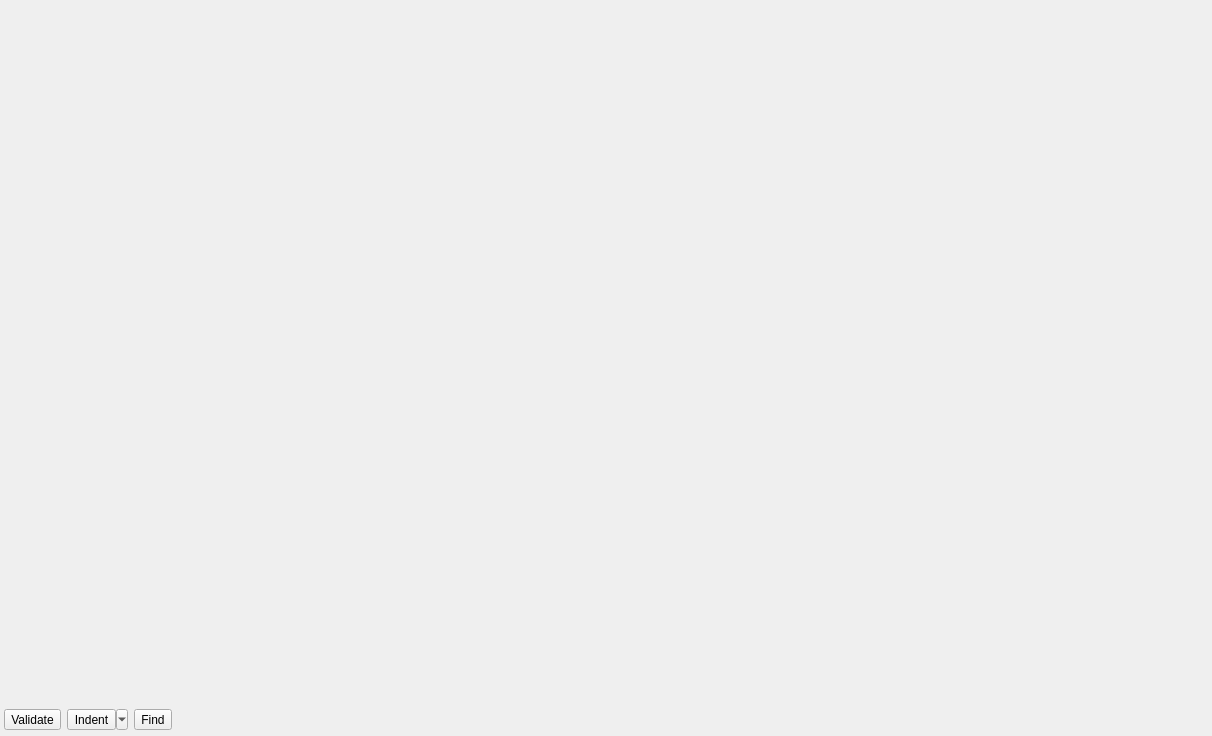
<?xml version="1.0" encoding="UTF-8"?>
<ui version="4.0">
 <class>SourceEditorWidget</class>
 <widget class="QWidget" name="SourceEditorWidget">
  <property name="geometry">
   <rect>
    <x>0</x>
    <y>0</y>
    <width>1212</width>
    <height>736</height>
   </rect>
  </property>
  <property name="windowTitle">
   <string>Form</string>
  </property>
  <layout class="QVBoxLayout" name="verticalLayout">
   <property name="spacing">
    <number>4</number>
   </property>
   <property name="leftMargin">
    <number>4</number>
   </property>
   <property name="topMargin">
    <number>4</number>
   </property>
   <property name="rightMargin">
    <number>4</number>
   </property>
   <property name="bottomMargin">
    <number>4</number>
   </property>
   <item>
    <widget class="QWidget" name="source_file_parent" native="true">
     <property name="sizePolicy">
      <sizepolicy hsizetype="Expanding" vsizetype="Preferred">
       <horstretch>0</horstretch>
       <verstretch>0</verstretch>
      </sizepolicy>
     </property>
    </widget>
   </item>
   <item>
    <widget class="QWidget" name="editor_parent" native="true">
     <property name="sizePolicy">
      <sizepolicy hsizetype="Preferred" vsizetype="Expanding">
       <horstretch>0</horstretch>
       <verstretch>0</verstretch>
      </sizepolicy>
     </property>
    </widget>
   </item>
   <item>
    <widget class="QWidget" name="find_parent" native="true">
     <property name="sizePolicy">
      <sizepolicy hsizetype="Preferred" vsizetype="Fixed">
       <horstretch>0</horstretch>
       <verstretch>0</verstretch>
      </sizepolicy>
     </property>
    </widget>
   </item>
   <item>
    <layout class="QHBoxLayout" name="horizontalLayout">
     <property name="spacing">
      <number>6</number>
     </property>
     <property name="bottomMargin">
      <number>2</number>
     </property>
     <item>
      <widget class="QToolButton" name="validate_tb">
       <property name="enabled">
        <bool>true</bool>
       </property>
       <property name="sizePolicy">
        <sizepolicy hsizetype="Preferred" vsizetype="Fixed">
         <horstretch>0</horstretch>
         <verstretch>0</verstretch>
        </sizepolicy>
       </property>
       <property name="minimumSize">
        <size>
         <width>0</width>
         <height>0</height>
        </size>
       </property>
       <property name="toolTip">
        <string>Validate the syntax of the schema file</string>
       </property>
       <property name="text">
        <string>Validate</string>
       </property>
       <property name="icon">
        <iconset resource="../../../libs/libgui/res/resources.qrc">
         <normaloff>:/icons/icons/validatesch.png</normaloff>:/icons/icons/validatesch.png</iconset>
       </property>
       <property name="iconSize">
        <size>
         <width>25</width>
         <height>25</height>
        </size>
       </property>
       <property name="shortcut">
        <string>F5</string>
       </property>
       <property name="popupMode">
        <enum>QToolButton::InstantPopup</enum>
       </property>
       <property name="toolButtonStyle">
        <enum>Qt::ToolButtonTextBesideIcon</enum>
       </property>
       <property name="autoRaise">
        <bool>false</bool>
       </property>
       <property name="arrowType">
        <enum>Qt::NoArrow</enum>
       </property>
      </widget>
     </item>
     <item>
      <widget class="QToolButton" name="indent_tb">
       <property name="enabled">
        <bool>true</bool>
       </property>
       <property name="sizePolicy">
        <sizepolicy hsizetype="Preferred" vsizetype="Fixed">
         <horstretch>0</horstretch>
         <verstretch>0</verstretch>
        </sizepolicy>
       </property>
       <property name="minimumSize">
        <size>
         <width>0</width>
         <height>0</height>
        </size>
       </property>
       <property name="toolTip">
        <string>Apply custom indentation to the code</string>
       </property>
       <property name="text">
        <string>Indent</string>
       </property>
       <property name="icon">
        <iconset resource="../../../libs/libgui/res/resources.qrc">
         <normaloff>:/icons/icons/ident.png</normaloff>:/icons/icons/ident.png</iconset>
       </property>
       <property name="iconSize">
        <size>
         <width>25</width>
         <height>25</height>
        </size>
       </property>
       <property name="shortcut">
        <string>Ctrl+I</string>
       </property>
       <property name="popupMode">
        <enum>QToolButton::MenuButtonPopup</enum>
       </property>
       <property name="toolButtonStyle">
        <enum>Qt::ToolButtonTextBesideIcon</enum>
       </property>
       <property name="autoRaise">
        <bool>false</bool>
       </property>
       <property name="arrowType">
        <enum>Qt::NoArrow</enum>
       </property>
      </widget>
     </item>
     <item>
      <widget class="QToolButton" name="find_tb">
       <property name="enabled">
        <bool>true</bool>
       </property>
       <property name="sizePolicy">
        <sizepolicy hsizetype="Preferred" vsizetype="Fixed">
         <horstretch>0</horstretch>
         <verstretch>0</verstretch>
        </sizepolicy>
       </property>
       <property name="minimumSize">
        <size>
         <width>0</width>
         <height>0</height>
        </size>
       </property>
       <property name="text">
        <string>Find</string>
       </property>
       <property name="icon">
        <iconset resource="../../../libs/libgui/res/resources.qrc">
         <normaloff>:/icons/icons/findtext.png</normaloff>:/icons/icons/findtext.png</iconset>
       </property>
       <property name="iconSize">
        <size>
         <width>25</width>
         <height>25</height>
        </size>
       </property>
       <property name="shortcut">
        <string>Ctrl+F</string>
       </property>
       <property name="checkable">
        <bool>true</bool>
       </property>
       <property name="popupMode">
        <enum>QToolButton::InstantPopup</enum>
       </property>
       <property name="toolButtonStyle">
        <enum>Qt::ToolButtonTextBesideIcon</enum>
       </property>
       <property name="autoRaise">
        <bool>false</bool>
       </property>
       <property name="arrowType">
        <enum>Qt::NoArrow</enum>
       </property>
      </widget>
     </item>
     <item>
      <spacer name="horizontalSpacer">
       <property name="orientation">
        <enum>Qt::Horizontal</enum>
       </property>
       <property name="sizeHint" stdset="0">
        <size>
         <width>40</width>
         <height>20</height>
        </size>
       </property>
      </spacer>
     </item>
    </layout>
   </item>
  </layout>
 </widget>
 <resources>
  <include location="../../../libs/libgui/res/resources.qrc"/>
 </resources>
 <connections/>
</ui>
